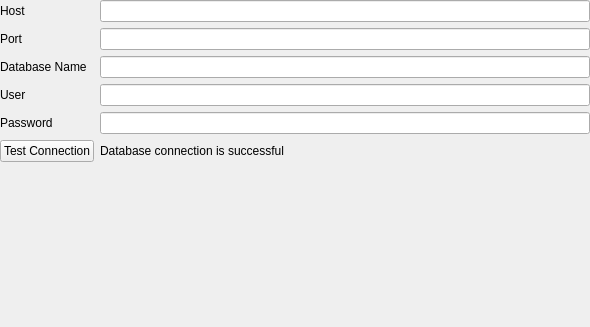
<?xml version="1.0" encoding="UTF-8"?>
<ui version="4.0">
 <class>CDatabaseLoginSettingsEditorComp</class>
 <widget class="QWidget" name="CDatabaseLoginSettingsEditorComp">
  <property name="geometry">
   <rect>
    <x>0</x>
    <y>0</y>
    <width>590</width>
    <height>327</height>
   </rect>
  </property>
  <property name="windowTitle">
   <string>Form</string>
  </property>
  <layout class="QVBoxLayout" name="verticalLayout">
   <property name="leftMargin">
    <number>0</number>
   </property>
   <property name="topMargin">
    <number>0</number>
   </property>
   <property name="rightMargin">
    <number>0</number>
   </property>
   <property name="bottomMargin">
    <number>0</number>
   </property>
   <item>
    <layout class="QFormLayout" name="formLayout">
     <item row="0" column="0">
      <widget class="QLabel" name="label">
       <property name="text">
        <string>Host</string>
       </property>
      </widget>
     </item>
     <item row="0" column="1">
      <widget class="QLineEdit" name="HostEdit"/>
     </item>
     <item row="1" column="0">
      <widget class="QLabel" name="label_2">
       <property name="text">
        <string>Port</string>
       </property>
      </widget>
     </item>
     <item row="1" column="1">
      <widget class="QLineEdit" name="PortEdit"/>
     </item>
     <item row="2" column="0">
      <widget class="QLabel" name="label_3">
       <property name="text">
        <string>Database Name</string>
       </property>
      </widget>
     </item>
     <item row="2" column="1">
      <widget class="QLineEdit" name="DatabaseNameEdit"/>
     </item>
     <item row="3" column="0">
      <widget class="QLabel" name="label_4">
       <property name="text">
        <string>User</string>
       </property>
      </widget>
     </item>
     <item row="3" column="1">
      <widget class="QLineEdit" name="UserEdit"/>
     </item>
     <item row="4" column="0">
      <widget class="QLabel" name="label_5">
       <property name="text">
        <string>Password</string>
       </property>
      </widget>
     </item>
     <item row="4" column="1">
      <widget class="QLineEdit" name="PasswordEdit">
       <property name="echoMode">
        <enum>QLineEdit::Password</enum>
       </property>
      </widget>
     </item>
     <item row="5" column="0">
      <widget class="QPushButton" name="pushButton">
       <property name="text">
        <string>Test Connection</string>
       </property>
      </widget>
     </item>
     <item row="5" column="1">
      <widget class="QLabel" name="label_6">
       <property name="text">
        <string>Database connection is successful</string>
       </property>
      </widget>
     </item>
    </layout>
   </item>
  </layout>
 </widget>
 <resources>
  <include location="imtdbgui.qrc"/>
 </resources>
 <connections/>
</ui>
